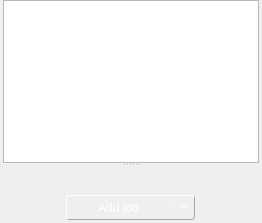
         <widget class="QWidget" name="jobsTab">
          <attribute name="title">
           <string>Jobs</string>
          </attribute>
          <attribute name="toolTip">
           <string>Ctrl+3 switches to this tab</string>
          </attribute>
          <layout class="QVBoxLayout" name="verticalLayout_4">
           <property name="spacing">
            <number>3</number>
           </property>
           <property name="leftMargin">
            <number>3</number>
           </property>
           <property name="topMargin">
            <number>0</number>
           </property>
           <property name="rightMargin">
            <number>3</number>
           </property>
           <property name="bottomMargin">
            <number>3</number>
           </property>
           <item>
            <widget class="QWidget" name="widget_3" native="true">
             <layout class="QVBoxLayout" name="verticalLayout_5">
              <property name="leftMargin">
               <number>0</number>
              </property>
              <property name="topMargin">
               <number>0</number>
              </property>
              <property name="rightMargin">
               <number>0</number>
              </property>
              <property name="bottomMargin">
               <number>0</number>
              </property>
              <item>
               <widget class="QSplitter" name="splitter_2">
                <property name="orientation">
                 <enum>Qt::Vertical</enum>
                </property>
                <widget class="JobListWidget" name="jobListWidget">
                 <property name="contextMenuPolicy">
                  <enum>Qt::CustomContextMenu</enum>
                 </property>
                 <property name="styleSheet">
                  <string notr="true">#jobListWidget::item
{
height: 33px;
selection-background-color: rgba(177,214,255,255);
}

#jobListWidget::item:selected
{
background-color: rgba(177,214,255,255);
}</string>
                 </property>
                 <property name="alternatingRowColors">
                  <bool>true</bool>
                 </property>
                 <property name="selectionMode">
                  <enum>QAbstractItemView::ExtendedSelection</enum>
                 </property>
                 <property name="verticalScrollMode">
                  <enum>QAbstractItemView::ScrollPerPixel</enum>
                 </property>
                 <property name="horizontalScrollMode">
                  <enum>QAbstractItemView::ScrollPerPixel</enum>
                 </property>
                 <property name="layoutMode">
                  <enum>QListView::Batched</enum>
                 </property>
                 <property name="uniformItemSizes">
                  <bool>true</bool>
                 </property>
                 <property name="batchSize">
                  <number>20</number>
                 </property>
                </widget>
                <widget class="JobWidget" name="jobDetailsWidget" native="true"/>
               </widget>
              </item>
             </layout>
            </widget>
           </item>
           <item>
            <widget class="QWidget" name="widget_5" native="true">
             <layout class="QHBoxLayout" name="horizontalLayout_2">
              <property name="spacing">
               <number>0</number>
              </property>
              <property name="leftMargin">
               <number>0</number>
              </property>
              <property name="topMargin">
               <number>0</number>
              </property>
              <property name="rightMargin">
               <number>0</number>
              </property>
              <property name="bottomMargin">
               <number>0</number>
              </property>
              <item>
               <widget class="QToolButton" name="addJobButton">
                <property name="sizePolicy">
                 <sizepolicy hsizetype="Maximum" vsizetype="Fixed">
                  <horstretch>0</horstretch>
                  <verstretch>0</verstretch>
                 </sizepolicy>
                </property>
                <property name="toolTip">
                 <string>Add a new job (Ctrl+n)</string>
                </property>
                <property name="styleSheet">
                 <string notr="true">QToolButton
{
background: qlineargradient(x1: 0, y1: 0, x2: 0, y2: 1,
					stop: 0 rgba(64,152,212,255), stop: 1 rgba(64,152,212,255));
border-top: 1px solid white;
border-left: 1px solid white;
border-bottom: 1px solid darkgrey;
border-right: 1px solid darkgrey;
border-radius: 3px;
color: white;
font-size: 12px;
padding-right: 24px;
width: 100px;
height: 20px;
}

QToolButton:disabled
{
background: qlineargradient(x1: 0, y1: 0, x2: 0, y2: 1,
					stop: 0 rgba(85,164,216,225), stop: 1.0 rgba(85,164,216,225));
}

QToolButton:pressed
{
background: qlineargradient(x1: 0, y1: 0, x2: 0, y2: 1,
					stop: 0 rgba(85,164,216,225), stop: 1.0 rgba(85,164,216,225));
}

QToolButton:focus
{
border: 1px solid white;
}

QToolButton::menu-button
{
border-left: 1px dotted white;
width: 16px;
margin-right: 4px;
}

QToolButton QMenu
{
text-align: center;
}</string>
                </property>
                <property name="text">
                 <string>Add job</string>
                </property>
                <property name="popupMode">
                 <enum>QToolButton::MenuButtonPopup</enum>
                </property>
                <property name="toolButtonStyle">
                 <enum>Qt::ToolButtonTextOnly</enum>
                </property>
               </widget>
              </item>
             </layout>
            </widget>
           </item>
          </layout>
         </widget>
